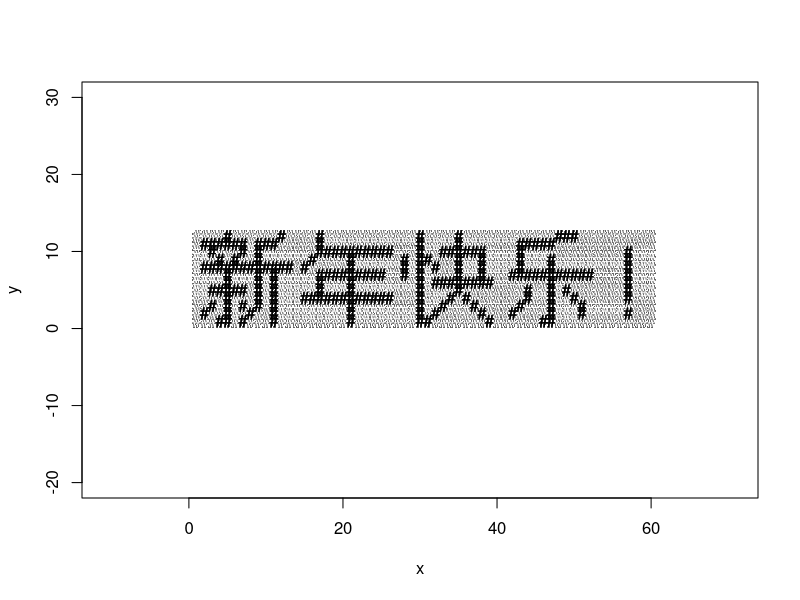

Source code (R): (Note: a time limit stopped this script after it produced the figure.)
## Chinese characters "Happy New Year" scrolling on the screen
## original code by Yixuan Qiu <yixuan.qiu@cos.name>
## URL: http://cos.name/cn/topic/13595
y = c(11, 8, 2, 11, 10, 8, 5, 3, 11, 9, 8, 5, 1, 12,
    11, 8, 7, 6, 5, 4, 3, 2, 1, 11, 9, 8, 5, 11, 10, 8, 5, 3,
    1, 8, 2, 11, 10, 9, 8, 7, 6, 5, 4, 3, 11, 8, 11, 8, 7, 6,
    5, 4, 3, 2, 1, 12, 8, 8, 50, 8, 4, 9, 4, 12, 11, 10, 7, 6,
    5, 4, 10, 7, 4, 10, 7, 4, 10, 7, 4, 10, 9, 8, 7, 6, 5, 4,
    3, 2, 1, 10, 7, 4, 10, 7, 4, 10, 7, 4, 10, 7, 4, 10, 4, 50,
    9, 8, 7, 50, 12, 11, 10, 9, 8, 7, 6, 5, 4, 3, 2, 1, 9, 1,
    8, 6, 2, 10, 6, 3, 10, 6, 4, 12, 11, 10, 9, 8, 7, 6, 5, 10,
    6, 4, 10, 6, 3, 10, 9, 8, 7, 6, 2, 6, 1, 50, 50, 7, 2, 11,
    10, 9, 8, 7, 3, 11, 7, 5, 4, 11, 7, 11, 7, 1, 11, 9, 8, 7,
    6, 5, 4, 3, 2, 1, 12, 7, 12, 7, 5, 12, 7, 4, 7, 3, 2, 7,
    50, 50, 50, 50, 10, 9, 8, 7, 6, 5, 4, 2, 50, 50, 50, 50)
r = c(3, 5, 5, 10, 4, 6, 2, 9, 2, 9, 2, 1, 1, 2, 2,
    7, 3, 3, 3, 10, 3, 3, 3, 3, 2, 1, 3, 1, 12, 2, 3, 3, 3, 8,
    3, 3, 6, 2, 1, 1, 2, 6, 4, 2, 3, 10, 2, 3, 3, 3, 1, 1, 1,
    1, 1, 8, 1, 1, 1, 1)
x = rep(1:60, r)
plot(x, y, asp = 1, pch = "#", type = "n", xlim = c(0,
    60), ylim = c(-20, 30))
for (i in 1:10000) {
    points(x, y, asp = 1, pch = "#")
    Sys.sleep(0.2)
    points(x, y, asp = 1, pch = "#", col = "white")
    x = ifelse(x == 1, x * 60, x - 1)
    points(x, y, asp = 1, pch = "#")
}
